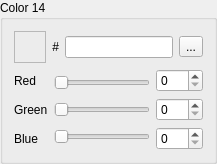
        <widget class="QGroupBox" name="group_14">
         <property name="title">
          <string>Color 14</string>
         </property>
         <layout class="QFormLayout" name="formLayout_63">
          <item row="0" column="0">
           <widget class="QFrame" name="colorFrame_14">
            <property name="minimumSize">
             <size>
              <width>32</width>
              <height>32</height>
             </size>
            </property>
            <property name="maximumSize">
             <size>
              <width>32</width>
              <height>32</height>
             </size>
            </property>
            <property name="frameShape">
             <enum>QFrame::StyledPanel</enum>
            </property>
            <property name="frameShadow">
             <enum>QFrame::Raised</enum>
            </property>
           </widget>
          </item>
          <item row="1" column="0" colspan="2">
           <widget class="QFrame" name="frame_219">
            <property name="frameShape">
             <enum>QFrame::NoFrame</enum>
            </property>
            <property name="frameShadow">
             <enum>QFrame::Raised</enum>
            </property>
            <layout class="QHBoxLayout" name="horizontalLayout_63">
             <property name="leftMargin">
              <number>0</number>
             </property>
             <property name="topMargin">
              <number>0</number>
             </property>
             <property name="rightMargin">
              <number>0</number>
             </property>
             <property name="bottomMargin">
              <number>0</number>
             </property>
             <item>
              <widget class="QFrame" name="frame_220">
               <property name="frameShape">
                <enum>QFrame::NoFrame</enum>
               </property>
               <property name="frameShadow">
                <enum>QFrame::Raised</enum>
               </property>
               <layout class="QVBoxLayout" name="verticalLayout_125">
                <property name="leftMargin">
                 <number>0</number>
                </property>
                <property name="topMargin">
                 <number>0</number>
                </property>
                <property name="rightMargin">
                 <number>0</number>
                </property>
                <property name="bottomMargin">
                 <number>0</number>
                </property>
                <item>
                 <widget class="QLabel" name="label_125">
                  <property name="text">
                   <string>Red</string>
                  </property>
                 </widget>
                </item>
                <item>
                 <widget class="QLabel" name="label_126">
                  <property name="text">
                   <string>Green</string>
                  </property>
                 </widget>
                </item>
                <item>
                 <widget class="QLabel" name="label_127">
                  <property name="text">
                   <string>Blue</string>
                  </property>
                 </widget>
                </item>
               </layout>
              </widget>
             </item>
             <item>
              <widget class="QFrame" name="frame_221">
               <property name="frameShape">
                <enum>QFrame::NoFrame</enum>
               </property>
               <property name="frameShadow">
                <enum>QFrame::Raised</enum>
               </property>
               <layout class="QVBoxLayout" name="verticalLayout_126">
                <property name="leftMargin">
                 <number>0</number>
                </property>
                <property name="topMargin">
                 <number>0</number>
                </property>
                <property name="rightMargin">
                 <number>0</number>
                </property>
                <property name="bottomMargin">
                 <number>0</number>
                </property>
                <item>
                 <widget class="QSlider" name="slider_red_14">
                  <property name="maximum">
                   <number>31</number>
                  </property>
                  <property name="pageStep">
                   <number>4</number>
                  </property>
                  <property name="orientation">
                   <enum>Qt::Horizontal</enum>
                  </property>
                 </widget>
                </item>
                <item>
                 <widget class="QSlider" name="slider_green_14">
                  <property name="maximum">
                   <number>31</number>
                  </property>
                  <property name="pageStep">
                   <number>4</number>
                  </property>
                  <property name="orientation">
                   <enum>Qt::Horizontal</enum>
                  </property>
                 </widget>
                </item>
                <item>
                 <widget class="QSlider" name="slider_blue_14">
                  <property name="maximum">
                   <number>31</number>
                  </property>
                  <property name="pageStep">
                   <number>4</number>
                  </property>
                  <property name="orientation">
                   <enum>Qt::Horizontal</enum>
                  </property>
                 </widget>
                </item>
               </layout>
              </widget>
             </item>
             <item>
              <widget class="QFrame" name="frame_222">
               <property name="frameShape">
                <enum>QFrame::NoFrame</enum>
               </property>
               <property name="frameShadow">
                <enum>QFrame::Raised</enum>
               </property>
               <layout class="QVBoxLayout" name="verticalLayout_127">
                <property name="leftMargin">
                 <number>0</number>
                </property>
                <property name="topMargin">
                 <number>0</number>
                </property>
                <property name="rightMargin">
                 <number>0</number>
                </property>
                <property name="bottomMargin">
                 <number>0</number>
                </property>
                <item>
                 <widget class="QSpinBox" name="spin_red_14">
                  <property name="maximum">
                   <number>255</number>
                  </property>
                  <property name="singleStep">
                   <number>8</number>
                  </property>
                 </widget>
                </item>
                <item>
                 <widget class="QSpinBox" name="spin_green_14">
                  <property name="maximum">
                   <number>255</number>
                  </property>
                  <property name="singleStep">
                   <number>8</number>
                  </property>
                 </widget>
                </item>
                <item>
                 <widget class="QSpinBox" name="spin_blue_14">
                  <property name="maximum">
                   <number>255</number>
                  </property>
                  <property name="singleStep">
                   <number>8</number>
                  </property>
                 </widget>
                </item>
               </layout>
              </widget>
             </item>
            </layout>
           </widget>
          </item>
          <item row="0" column="1">
           <widget class="QFrame" name="frame_223">
            <property name="frameShape">
             <enum>QFrame::NoFrame</enum>
            </property>
            <property name="frameShadow">
             <enum>QFrame::Raised</enum>
            </property>
            <layout class="QVBoxLayout" name="verticalLayout_128">
             <property name="leftMargin">
              <number>0</number>
             </property>
             <property name="topMargin">
              <number>0</number>
             </property>
             <property name="rightMargin">
              <number>0</number>
             </property>
             <property name="bottomMargin">
              <number>0</number>
             </property>
             <item>
              <widget class="QFrame" name="frame_224">
               <property name="frameShape">
                <enum>QFrame::NoFrame</enum>
               </property>
               <property name="frameShadow">
                <enum>QFrame::Raised</enum>
               </property>
               <layout class="QGridLayout" name="gridLayout_16">
                <property name="leftMargin">
                 <number>0</number>
                </property>
                <property name="topMargin">
                 <number>0</number>
                </property>
                <property name="rightMargin">
                 <number>0</number>
                </property>
                <property name="bottomMargin">
                 <number>0</number>
                </property>
                <item row="0" column="0">
                 <widget class="QFrame" name="frame_225">
                  <property name="frameShape">
                   <enum>QFrame::NoFrame</enum>
                  </property>
                  <property name="frameShadow">
                   <enum>QFrame::Raised</enum>
                  </property>
                  <layout class="QFormLayout" name="formLayout_64">
                   <property name="leftMargin">
                    <number>0</number>
                   </property>
                   <property name="topMargin">
                    <number>0</number>
                   </property>
                   <property name="rightMargin">
                    <number>0</number>
                   </property>
                   <property name="bottomMargin">
                    <number>0</number>
                   </property>
                   <item row="0" column="0">
                    <widget class="QLabel" name="label_128">
                     <property name="text">
                      <string>#</string>
                     </property>
                     <property name="alignment">
                      <set>Qt::AlignRight|Qt::AlignTrailing|Qt::AlignVCenter</set>
                     </property>
                    </widget>
                   </item>
                   <item row="0" column="1">
                    <widget class="QLineEdit" name="hex_14"/>
                   </item>
                  </layout>
                 </widget>
                </item>
                <item row="0" column="1">
                 <widget class="QToolButton" name="pick_14">
                  <property name="text">
                   <string>...</string>
                  </property>
                  <property name="icon">
                   <iconset resource="../resources/images.qrc">
                    <normaloff>:/icons/pipette.ico</normaloff>:/icons/pipette.ico</iconset>
                  </property>
                 </widget>
                </item>
               </layout>
              </widget>
             </item>
            </layout>
           </widget>
          </item>
         </layout>
        </widget>
